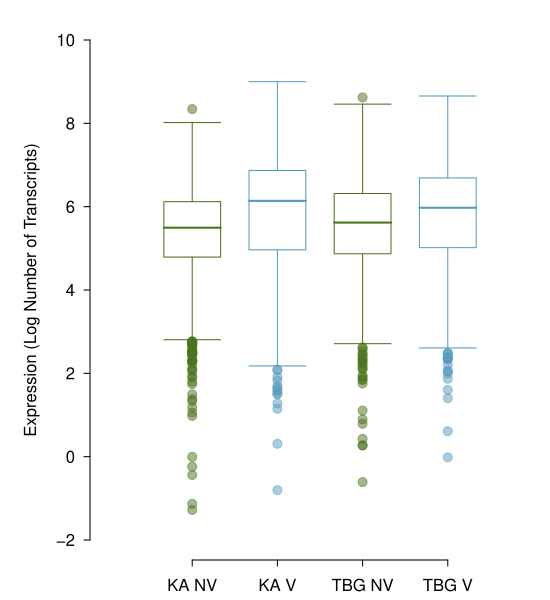

Reproduce this figure in R.
library(hddplot)
library(openintro)
data(COL)

data(arenosa)

ka.nv.mean = apply(arenosa[2:4], 1, mean)
ka.v.mean = apply(arenosa[5:7], 1, mean)
tbg.nv.mean = apply(arenosa[8:10], 1, mean)
tbg.v.mean = apply(arenosa[11:13], 1, mean)

myPDF("arenosaBoxplotLog.pdf", 5.5, 6,
      mar = c(2, 4.5, 1, 0),
      mgp = c(2.5, 0.75, 0))

boxPlot(log(ka.nv.mean),
        xlim = c(0, 5),
        ylab = 'Expression (Log Number of Transcripts)',
        ylim = c(-2, 10),
        lcol = "#00000000",
        col = "#00000000")
boxPlot(log(ka.nv.mean),
        lcol = COL[2],
        col = COL[2,3],
        add = 1)
boxPlot(log(ka.v.mean),
        lcol = COL[1],
        col = COL[1,3],
        add = 2)
boxPlot(log(tbg.nv.mean),
        xlab = 'KA NV',
        lcol = COL[2],
        col = COL[2,3],
        add = 3)
boxPlot(log(tbg.v.mean),
        lcol = COL[1],
        col = COL[1,3],
        add = 4)
axis(1, at = 1:4, labels = c("KA NV", "KA V", "TBG NV", "TBG V"))

dev.off()
